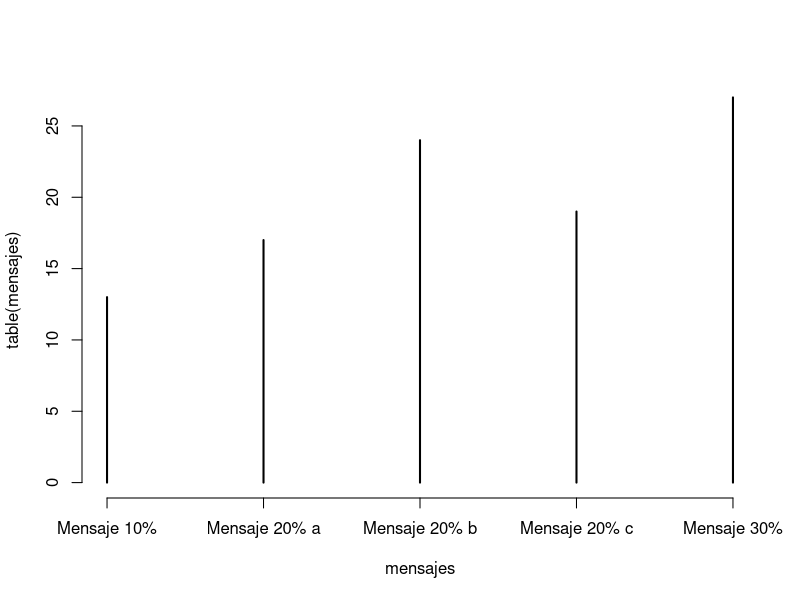

Reproduce this figure in R.
#Prueba de funcionamiento

n <- 100
mensajes <- vector("character",n)
for(i in 1:n){
    y <- runif(1)
    if (y<=0.30){
        mensajes[i] <- ("Mensaje 30%")
    } else if(y<=0.50){
        mensajes[i] <- ("Mensaje 20% a")
    } else if(y<=0.70){
        mensajes[i] <- ("Mensaje 20% b")
    } else if(y<=0.90){
        mensajes[i] <- ("Mensaje 20% c")
    } else {
        mensajes[i] <- ("Mensaje 10%")
    }
}

table(mensajes)
plot(table(mensajes))
